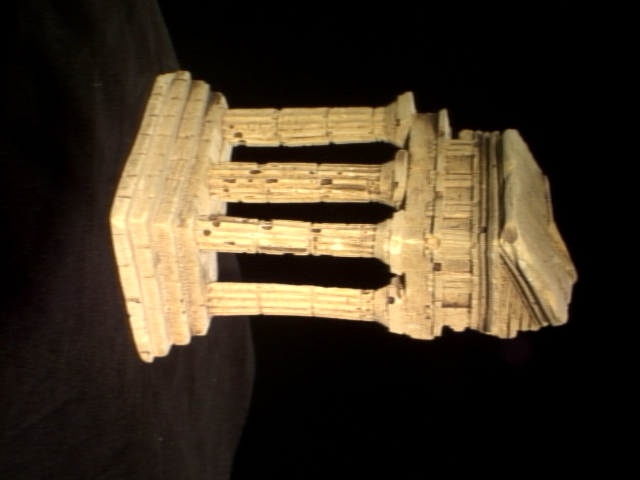
#> input picture 3DReconstruction/data/templeR0013.png, 640 x 480 px
$ python part_4.py
#> lines starting #> are read from the running program, lines starting #| are printed output that depends on the picture
import cv2
import numpy as np
import matplotlib.pyplot as plt
import os

#read the text file
def read_templetxt(file):
    img_params = {}
    with open(file, 'r') as f:
        lines = f.readlines()


    for l in lines:
        img = l.split()[0]
        parts = l.strip().split()
        val =[]
        for i in parts[1:]:
            val.append(float(i))
        K = np.array(val[:9]).reshape(3,3)
        R = np.array(val[9:18]).reshape(3,3)
        t = np.array(val[18:])

        img_params[img] = {'K':K, 'R':R, 't':t}
    return img_params


#print(img_params.items())

# calculates the projection matrix
# [144 lines left out: functions proj_mat, project_corners, Get3dCoord, ComputeConsistency, normalized_cross_corr, depthmap_algorithm and 1 more, not called in this run]

#initializing the images
I0={}
I1={}
I2={}
I3={}
I4={}

I0['img'] = cv2.imread('../data/templeR0013.png')
I1['img'] = cv2.imread('../data/templeR0014.png')
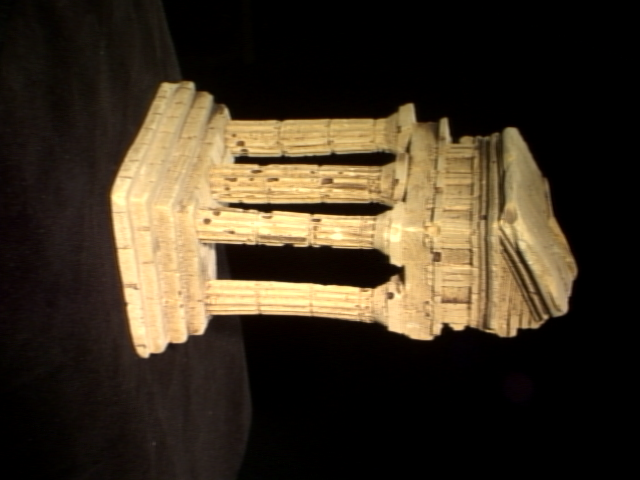
#> input picture 3DReconstruction/data/templeR0014.png, 640 x 480 px
I2['img'] = cv2.imread('../data/templeR0016.png')
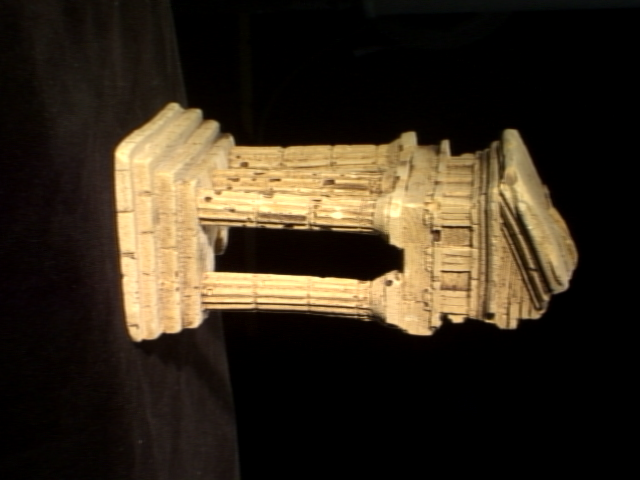
#> input picture 3DReconstruction/data/templeR0016.png, 640 x 480 px
I3['img'] = cv2.imread('../data/templeR0043.png')
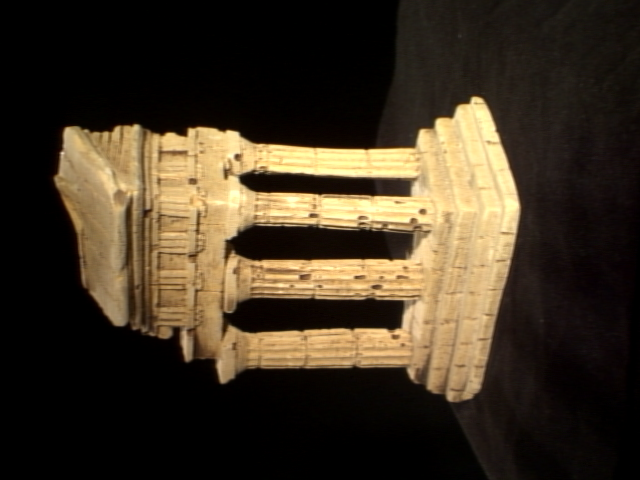
#> input picture 3DReconstruction/data/templeR0043.png, 640 x 480 px
I4['img'] = cv2.imread('../data/templeR0045.png')
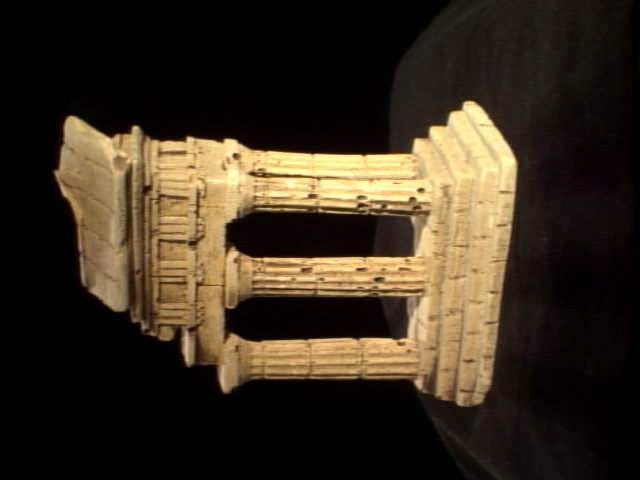
#> input picture 3DReconstruction/data/templeR0045.png, 640 x 480 px
#reading the txt file and obtaining the projection matrices based on the value
img_params = read_templetxt('../data/templeR_par.txt')
#> (the run stopped early here; a loop or call above may not have finished)
